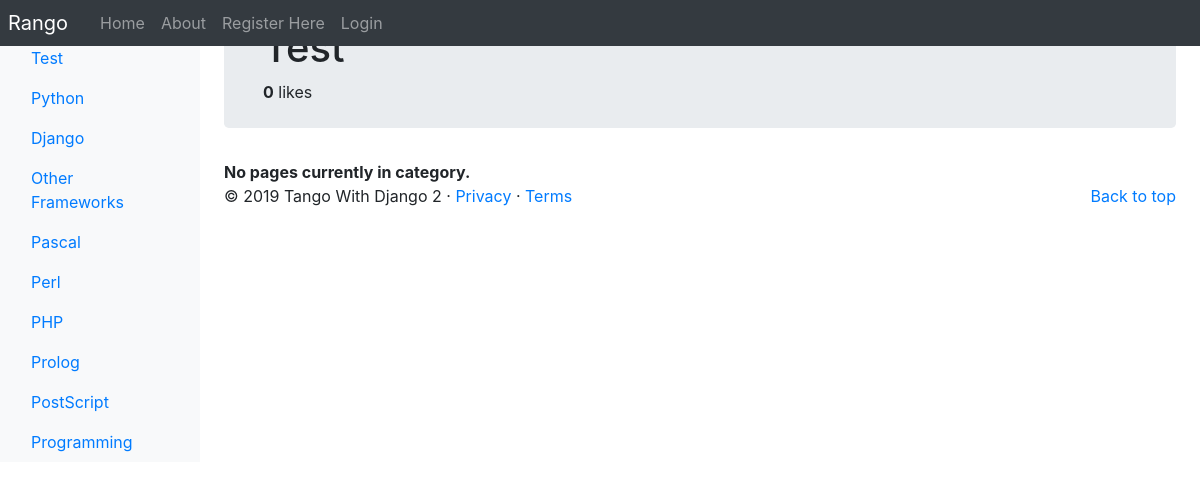
Screenshot of /rango/category/test/ with the database file from the repository.
### rango/models.py (models this page shows, shortened)
class Category(models.Model):
    NAME_MAX_LENGTH = 128
    name = models.CharField(max_length=NAME_MAX_LENGTH, unique=True)
    views = models.IntegerField(default=0)
    likes = models.IntegerField(default=0)
    slug = models.SlugField(unique=True)
    class Meta:
        verbose_name_plural = 'Categories'

### rango/views.py (the view, shortened to what this page needs)
# urls.py: path('category/<slug:category_name_slug>/', views.ShowCategoryView.as_view(), name='show_category'),
class ShowCategoryView(View):
    def create_context_dict(self, category_name_slug):
        context_dict = {}
        try:
            category = Category.objects.get(slug=category_name_slug)
            pages = Page.objects.filter(category=category).order_by('-views')
            context_dict['pages'] = pages
            context_dict['category'] = category
        except Category.DoesNotExist:
            context_dict['category'] = None
            context_dict['pages'] = None
        return context_dict
    def get(self, request, category_name_slug):
        context_dict = self.create_context_dict(category_name_slug)
        return render(request, 'rango/category.html', context_dict)

### rango/templatetags/rango_template_tags.py (called while the page is built)
@register.inclusion_tag('rango/categories.html')
def get_category_list(current_category=None):
    return {'categories': Category.objects.all(),
            'current_category': current_category}

### templates/rango/category.html (shortened to what this page needs)
{% extends 'rango/base.html' %}
{% load staticfiles %}
{% block body_block %}
    {% if category %}
        <div class="jumbotron p-4">
            <div class="container">
                <h1 class="jumotron-heading">{{ category.name }}</h1>
                <div>
                    <strong id="like_count">{{ category.likes }}</strong> likes
                </div>
            </div>
        </div>
        <div id="page-listing">
        {% if pages %}
        <ul>
            {% for page in pages %}
            <li>
                <a href="{% url 'rango:goto' %}?page_id={{ page.id }}">{{ page.title }}</a>
                {% if page.views > 1 %}
                    ({{ page.views }} views)
                {% elif page.views == 1 %}
                    ({{ page.views }} view)
                {% endif %}
            </li>
            {% endfor %}
        </ul>
        {% else %}
        <strong>No pages currently in category.</strong>
        {% endif %}
        </div>
    {% else %}
        The specified category does not exist!
    {% endif %}
{% endblock %}

### templates/rango/base.html (shortened to what this page needs)
<!DOCTYPE html>
{% load staticfiles %}
{% load rango_template_tags %}
<html lang="en">
    <head>
    <link href="https://getbootstrap.com/docs/4.2/dist/css/bootstrap.min.css" rel="stylesheet">
    <link href="https://getbootstrap.com/docs/4.2/examples/dashboard/dashboard.css" rel="stylesheet">
    </head>
    <body>
        <header>
            <nav class="navbar navbar-expand-md navbar-dark fixed-top bg-dark p-0">
                <a class="navbar-brand p-2" href="{% url 'rango:index' %}">Rango</a>
                <div class="collapse navbar-collapse" id="navbarCollapse">
                    <ul class="navbar-nav mr-auto">
                        <li class="nav-item"><a class="nav-link" href="{% url 'rango:index' %}">Home</a></li>
                        <li class="nav-item "><a class="nav-link" href="{% url 'rango:about' %}">About</a></li>
                        {% if user.is_authenticated %}
                        <li class="nav-item "><a class="nav-link" href="{% url 'rango:restricted' %}">Restricted</a></li>
                        <li class="nav-item"><a class="nav-link" href="{% url 'rango:add_category' %}">Add Category</a></li>
                        <li class="nav-item"><a class="nav-link" href="{% url 'rango:profile' user.username %}">Profile</a></li>
                        <li class="nav-item"><a class="nav-link" href="{% url 'rango:list_profiles' %}">List Profiles</a></li>
                        <li class="nav-item"><a class="nav-link" href="{% url 'auth_logout' %}?next=/rango/">Logout</a></li>
                        {% else %}
                        <li class="nav-item"><a class="nav-link" href="{% url 'registration_register' %}">Register Here</a></li>
                        <li class="nav-item "><a class="nav-link" href="{% url 'auth_login' %}">Login</a></li>
                        {% endif %}
                    </ul>
                </div>
            </nav>
        </header>
        <div class="container-fluid">
            <div class="row">
                <nav class="col-md-2 d-none d-md-block bg-light sidebar">
                    <div class="ml-3 w-75">
                    </div>
                    <div class="sidebar-sticky" id="categories-listing">
                    {% block sidebar_block %}
                        {% get_category_list category %}
                    {% endblock %}
                    </div>
                </nav>
                <main role="main" class="col-md-9  ml-sm-auto col-lg-10 px-4">
                    {% block body_block %}{% endblock %}
                    <footer>
                        <p class="float-right"><a href="#">Back to top</a></p>
                        <p>&copy; 2019 Tango With Django 2 &middot; <a href="#">Privacy</a> &middot; <a href="#">Terms</a></p>
                    </footer>
                </main>
            </div>
        </div>
    </body>
</html>

### templates/rango/categories.html (shortened to what this page needs)
<ul class="nav flex-column">
    {% if categories %}
        {% for c in categories %}
            {% if c == current_category %}
            <li class="nav-item"><a class="nav-link active" href="{% url 'rango:show_category' c.slug %}">{{ c.name }}</a></li>
            {% else %}
            <li class="nav-item"><a class="nav-link" href="{% url 'rango:show_category' c.slug %}">{{ c.name }}</a></li>
            {% endif %}
        {% endfor %}
    {% else %}
        <li class="nav-item">There are no categories present.</li>
    {% endif %}
</ul>

### rows the page displays
Category: name "Test", likes "0"
Category: name "Python"
Category: name "Django"
Category: name "Other Frameworks"
Category: name "Pascal"
Category: name "Perl"
Category: name "PHP"
Category: name "Prolog"
Category: name "PostScript"
Category: name "Programming"
